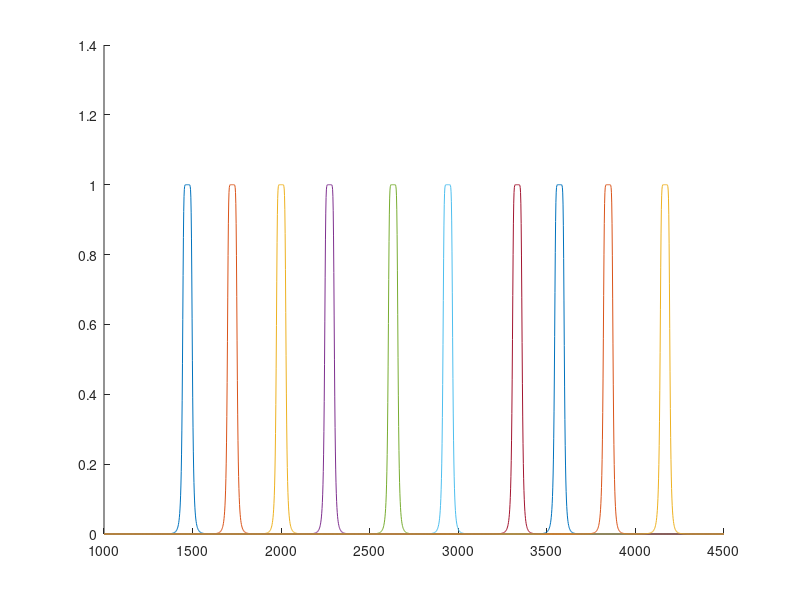

Reproduce this figure in MATLAB.
clc, clear, close all;

f_players = [1471, 1724, 2000, 2273, 2632, 2941, 3333, 3571, 3846, 4167];
% Player center frequencies in Hz
f_s = 10000; % sampling frequency (remember we have decimated)
BW = 50; % Full bandwidth of filters in Hz

b = zeros(11,10);
a = b;
H = [];

f_axis = linspace(1000, 4500, 2000);
hold on;

for c = 1:10
    f_lower = f_players(c) - BW/2;
    f_upper = f_players(c) + BW/2;
    [b(:, c), a(:, c)] = butter(5, [f_lower*2/f_s, f_upper*2/f_s]);
    Hi = freqz(b(:, c), a(:, c), f_axis, f_s);
    H = [H; Hi];
    plot(f_axis, abs(H(c, :)));
end

hold off;